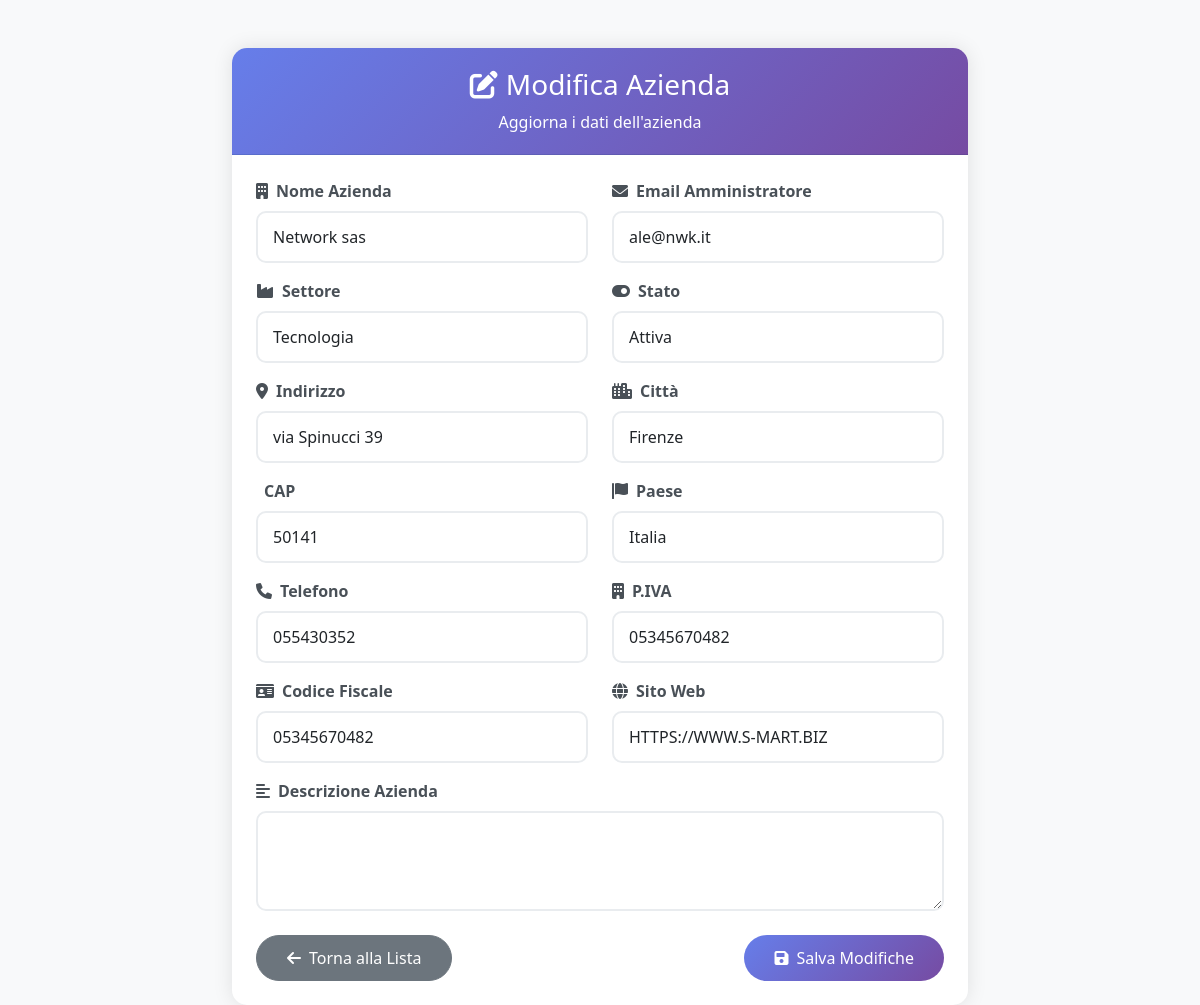
The app's page /admin/companies/2/edit (signed in) with its own data.
### tables this page shows
CREATE TABLE companies (
            id INTEGER PRIMARY KEY AUTOINCREMENT,
            name TEXT NOT NULL,
            admin_email TEXT UNIQUE NOT NULL,
            admin_password TEXT NOT NULL,
            sector TEXT NOT NULL,
            address TEXT,
            city TEXT,
            postal_code TEXT,
            country TEXT DEFAULT 'Italia',
            phone TEXT,
            piva TEXT,
            cf TEXT,
            website TEXT,
            description TEXT,
            status TEXT DEFAULT 'active',
            created_at TIMESTAMP DEFAULT CURRENT_TIMESTAMP
        );

### main_dev.py (the view)
@app.get("/admin/companies/{company_id}/edit")
async def edit_company_page(request: Request, company_id: int):
    user = await get_current_user(request)
    if not user or user.get("role") != "admin":
        return RedirectResponse(url="/admin-login")
    conn = sqlite3.connect('nis2_supply_chain.db')
    cursor = conn.cursor()
    cursor.execute('SELECT id, name, admin_email, sector, status, address, city, postal_code, country, phone, piva, cf, website, description FROM companies WHERE id = ?', (company_id,))
    company = cursor.fetchone()
    conn.close()
    if not company:
        raise HTTPException(status_code=404, detail="Azienda non trovata")
    context = {
        "request": request,
        "company": {
            "id": company[0],
            "name": company[1],
            "admin_email": company[2],
            "sector": company[3],
            "status": company[4],
            "address": company[5],
            "city": company[6],
            "postal_code": company[7],
            "country": company[8],
            "phone": company[9],
            "piva": company[10],
            "cf": company[11],
            "website": company[12],
            "description": company[13]
        }
    }
    return templates.TemplateResponse("edit_company.html", context)

### templates/edit_company.html (shortened to what this page needs)
<!DOCTYPE html>
<html lang="it">
<head>
    <link href="https://cdn.jsdelivr.net/npm/bootstrap@5.1.3/dist/css/bootstrap.min.css" rel="stylesheet">
    <link href="https://cdnjs.cloudflare.com/ajax/libs/font-awesome/6.0.0/css/all.min.css" rel="stylesheet">
</head>
<body>
    <div class="container mt-5">
        <div class="row justify-content-center">
            <div class="col-md-8">
                <div class="card">
                    <div class="card-header text-center">
                        <h3><i class="fas fa-edit me-2"></i>Modifica Azienda</h3>
                        <p class="mb-0">Aggiorna i dati dell'azienda</p>
                    </div>
                    <div class="card-body p-4">
                        <form method="POST" action="/api/admin/companies/{{ company.id }}/edit">
                            <div class="row">
                                <div class="col-md-6 mb-3">
                                    <label for="name" class="form-label">
                                        <i class="fas fa-building me-2"></i>Nome Azienda
                                    </label>
                                    <input type="text" class="form-control" id="name" name="name"
                                           value="{{ company.name }}" required>
                                </div>
                                <div class="col-md-6 mb-3">
                                    <label for="admin_email" class="form-label">
                                        <i class="fas fa-envelope me-2"></i>Email Amministratore
                                    </label>
                                    <input type="email" class="form-control" id="admin_email" name="admin_email"
                                           value="{{ company.admin_email }}" required>
                                </div>
                            </div>
                                                         <div class="row">
                                 <div class="col-md-6 mb-3">
                                     <label for="sector" class="form-label">
                                         <i class="fas fa-industry me-2"></i>Settore
                                     </label>
                                     <select class="form-control" id="sector" name="sector" required>
                                         <option value="Tecnologia" {% if company.sector == 'Tecnologia' %}selected{% endif %}>Tecnologia</option>
                                     </select>
                                 </div>
                                 <div class="col-md-6 mb-3">
                                     <label for="status" class="form-label">
                                         <i class="fas fa-toggle-on me-2"></i>Stato
                                     </label>
                                     <select class="form-control" id="status" name="status" required>
                                         <option value="active" {% if company.status == 'active' %}selected{% endif %}>Attiva</option>
                                     </select>
                                 </div>
                             </div>
                             <div class="row">
                                 <div class="col-md-6 mb-3">
                                     <label for="address" class="form-label">
                                         <i class="fas fa-map-marker-alt me-2"></i>Indirizzo
                                     </label>
                                     <input type="text" class="form-control" id="address" name="address"
                                            value="{{ company.address or '' }}">
                                 </div>
                                 <div class="col-md-6 mb-3">
                                     <label for="city" class="form-label">
                                         <i class="fas fa-city me-2"></i>Città
                                     </label>
                                     <input type="text" class="form-control" id="city" name="city"
                                            value="{{ company.city or '' }}">
                                 </div>
                             </div>
                             <div class="row">
                                 <div class="col-md-6 mb-3">
                                     <label for="postal_code" class="form-label">
                                         CAP
                                     </label>
                                     <input type="text" class="form-control" id="postal_code" name="postal_code"
                                            value="{{ company.postal_code or '' }}">
                                 </div>
                                 <div class="col-md-6 mb-3">
                                     <label for="country" class="form-label">
                                         <i class="fas fa-flag me-2"></i>Paese
                                     </label>
                                     <input type="text" class="form-control" id="country" name="country"
                                            value="{{ company.country or 'Italia' }}">
                                 </div>
                             </div>
                             <div class="row">
                                 <div class="col-md-6 mb-3">
                                     <label for="phone" class="form-label">
                                         <i class="fas fa-phone me-2"></i>Telefono
                                     </label>
                                     <input type="text" class="form-control" id="phone" name="phone"
                                            value="{{ company.phone or '' }}">
                                 </div>
                                 <div class="col-md-6 mb-3">
                                     <label for="piva" class="form-label">
                                         <i class="fas fa-building me-2"></i>P.IVA
                                     </label>
                                     <input type="text" class="form-control" id="piva" name="piva"
                                            value="{{ company.piva or '' }}">
                                 </div>
                             </div>
                             <div class="row">
                                 <div class="col-md-6 mb-3">
                                     <label for="cf" class="form-label">
                                         <i class="fas fa-id-card me-2"></i>Codice Fiscale
                                     </label>
                                     <input type="text" class="form-control" id="cf" name="cf"
                                            value="{{ company.cf or '' }}">
                                 </div>
                                 <div class="col-md-6 mb-3">
                                     <label for="website" class="form-label">
                                         <i class="fas fa-globe me-2"></i>Sito Web
                                     </label>
                                     <input type="url" class="form-control" id="website" name="website"
                                            value="{{ company.website or '' }}">
                                 </div>
                             </div>
                             <div class="mb-3">
                                 <label for="description" class="form-label">
                                     <i class="fas fa-align-left me-2"></i>Descrizione Azienda
                                 </label>
                                 <textarea class="form-control" id="description" name="description" rows="3">{{ company.description or '' }}</textarea>
                             </div>
                            <div class="d-flex justify-content-between mt-4">
                                <a href="/admin/companies" class="btn btn-secondary">
                                    <i class="fas fa-arrow-left me-2"></i>Torna alla Lista
                                </a>
                                <button type="submit" class="btn btn-primary">
                                    <i class="fas fa-save me-2"></i>Salva Modifiche
                                </button>
                            </div>
                        </form>
                    </div>
                </div>
            </div>
        </div>
    </div>
</body>
</html>

### templates/edit_company.html (style rules this page uses)
body { background-color: #f8f9fa; }
.card { border: none; border-radius: 15px; box-shadow: 0 0 20px rgba(0,0,0,0.1); }
.card-header { background: linear-gradient(135deg, #667eea 0%, #764ba2 100%); color: white; border-radius: 15px 15px 0 0 !important; padding: 20px; }
.btn-primary { background: linear-gradient(135deg, #667eea 0%, #764ba2 100%); border: none; border-radius: 25px; padding: 10px 30px; }
.btn-secondary { border-radius: 25px; padding: 10px 30px; }
.form-control { border-radius: 10px; border: 2px solid #e9ecef; padding: 12px 15px; }
.form-label { font-weight: 600; color: #495057; }

### records on screen
companies: name "Network sas", admin_email "ale@nwk.it", sector "Tecnologia", status "Attiva", address "via Spinucci 39", city "Firenze", postal_code "50141", country "Italia", phone "055430352", piva "05345670482", cf "05345670482", website "HTTPS://WWW.S-MART.BIZ"
